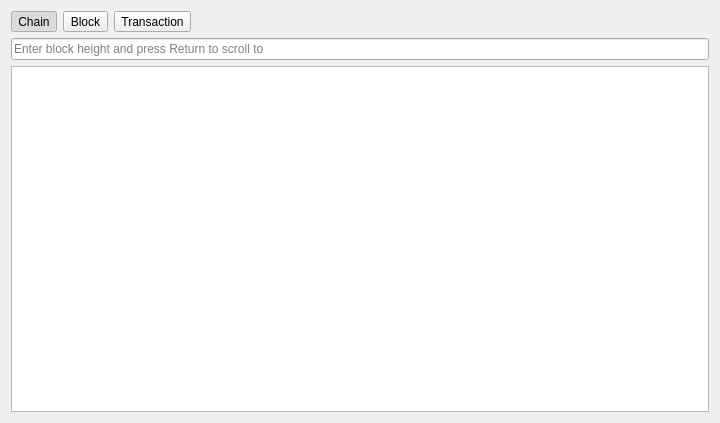
<?xml version="1.0" encoding="UTF-8"?>
<ui version="4.0">
 <class>BlockchainPage</class>
 <widget class="QWidget" name="BlockchainPage">
  <property name="geometry">
   <rect>
    <x>0</x>
    <y>0</y>
    <width>720</width>
    <height>423</height>
   </rect>
  </property>
  <property name="windowTitle">
   <string>Blochain Info page</string>
  </property>
  <layout class="QGridLayout" name="gridLayout">
   <item row="0" column="2">
    <widget class="QToolButton" name="buttonTx">
     <property name="text">
      <string>Transaction</string>
     </property>
     <property name="checkable">
      <bool>true</bool>
     </property>
     <property name="autoExclusive">
      <bool>true</bool>
     </property>
    </widget>
   </item>
   <item row="0" column="3">
    <spacer name="horizontalSpacer">
     <property name="orientation">
      <enum>Qt::Horizontal</enum>
     </property>
     <property name="sizeHint" stdset="0">
      <size>
       <width>40</width>
       <height>20</height>
      </size>
     </property>
    </spacer>
   </item>
   <item row="0" column="0">
    <widget class="QToolButton" name="buttonChain">
     <property name="text">
      <string>Chain</string>
     </property>
     <property name="checkable">
      <bool>true</bool>
     </property>
     <property name="checked">
      <bool>true</bool>
     </property>
     <property name="autoExclusive">
      <bool>true</bool>
     </property>
    </widget>
   </item>
   <item row="0" column="1">
    <widget class="QToolButton" name="buttonBlock">
     <property name="text">
      <string>Block</string>
     </property>
     <property name="checkable">
      <bool>true</bool>
     </property>
     <property name="autoExclusive">
      <bool>true</bool>
     </property>
    </widget>
   </item>
   <item row="1" column="0" colspan="4">
    <widget class="QStackedWidget" name="tabs">
     <property name="currentIndex">
      <number>0</number>
     </property>
     <widget class="QWidget" name="pageChain">
      <layout class="QGridLayout" name="gridLayout_2">
       <property name="leftMargin">
        <number>0</number>
       </property>
       <property name="topMargin">
        <number>0</number>
       </property>
       <property name="rightMargin">
        <number>0</number>
       </property>
       <property name="bottomMargin">
        <number>0</number>
       </property>
       <item row="1" column="0">
        <widget class="QTreeView" name="blockchainView">
         <property name="alternatingRowColors">
          <bool>true</bool>
         </property>
         <property name="verticalScrollMode">
          <enum>QAbstractItemView::ScrollPerPixel</enum>
         </property>
         <property name="rootIsDecorated">
          <bool>false</bool>
         </property>
         <property name="uniformRowHeights">
          <bool>true</bool>
         </property>
         <property name="itemsExpandable">
          <bool>false</bool>
         </property>
         <property name="allColumnsShowFocus">
          <bool>true</bool>
         </property>
        </widget>
       </item>
       <item row="0" column="0">
        <widget class="QLineEdit" name="lineJumpToBlock">
         <property name="placeholderText">
          <string>Enter block height and press Return to scroll to</string>
         </property>
        </widget>
       </item>
      </layout>
     </widget>
     <widget class="QWidget" name="pageBlock">
      <layout class="QGridLayout" name="gridLayout_3">
       <property name="leftMargin">
        <number>0</number>
       </property>
       <property name="topMargin">
        <number>0</number>
       </property>
       <property name="rightMargin">
        <number>0</number>
       </property>
       <property name="bottomMargin">
        <number>0</number>
       </property>
       <item row="1" column="0">
        <widget class="QTreeWidget" name="blockValues">
         <property name="alternatingRowColors">
          <bool>true</bool>
         </property>
         <property name="rootIsDecorated">
          <bool>false</bool>
         </property>
         <property name="uniformRowHeights">
          <bool>true</bool>
         </property>
         <property name="itemsExpandable">
          <bool>false</bool>
         </property>
         <property name="allColumnsShowFocus">
          <bool>true</bool>
         </property>
         <column>
          <property name="text">
           <string>Property</string>
          </property>
         </column>
         <column>
          <property name="text">
           <string>Value</string>
          </property>
         </column>
        </widget>
       </item>
       <item row="0" column="0">
        <widget class="QLineEdit" name="lineFindBlock">
         <property name="placeholderText">
          <string>Enter block height or hash and press Return to see details</string>
         </property>
        </widget>
       </item>
      </layout>
     </widget>
     <widget class="QWidget" name="pageTx">
      <layout class="QGridLayout" name="gridLayout_4">
       <property name="leftMargin">
        <number>0</number>
       </property>
       <property name="topMargin">
        <number>0</number>
       </property>
       <property name="rightMargin">
        <number>0</number>
       </property>
       <property name="bottomMargin">
        <number>0</number>
       </property>
       <item row="3" column="0">
        <widget class="QTreeWidget" name="txOutputs">
         <property name="alternatingRowColors">
          <bool>true</bool>
         </property>
         <property name="rootIsDecorated">
          <bool>false</bool>
         </property>
         <property name="uniformRowHeights">
          <bool>true</bool>
         </property>
         <property name="itemsExpandable">
          <bool>false</bool>
         </property>
         <property name="allColumnsShowFocus">
          <bool>true</bool>
         </property>
         <column>
          <property name="text">
           <string>N</string>
          </property>
         </column>
         <column>
          <property name="text">
           <string>Spent</string>
          </property>
         </column>
         <column>
          <property name="text">
           <string>Address</string>
          </property>
         </column>
         <column>
          <property name="text">
           <string>Value</string>
          </property>
         </column>
         <column>
          <property name="text">
           <string>Fractions</string>
          </property>
         </column>
        </widget>
       </item>
       <item row="2" column="0">
        <widget class="QTreeWidget" name="txInputs">
         <property name="alternatingRowColors">
          <bool>true</bool>
         </property>
         <property name="rootIsDecorated">
          <bool>false</bool>
         </property>
         <property name="uniformRowHeights">
          <bool>true</bool>
         </property>
         <property name="itemsExpandable">
          <bool>false</bool>
         </property>
         <property name="allColumnsShowFocus">
          <bool>true</bool>
         </property>
         <column>
          <property name="text">
           <string>N</string>
          </property>
         </column>
         <column>
          <property name="text">
           <string>Inputs</string>
          </property>
         </column>
         <column>
          <property name="text">
           <string>Address</string>
          </property>
         </column>
         <column>
          <property name="text">
           <string>Value</string>
          </property>
         </column>
         <column>
          <property name="text">
           <string>Fractions</string>
          </property>
         </column>
        </widget>
       </item>
       <item row="1" column="0">
        <widget class="QTreeWidget" name="txValues">
         <property name="alternatingRowColors">
          <bool>true</bool>
         </property>
         <property name="rootIsDecorated">
          <bool>false</bool>
         </property>
         <property name="uniformRowHeights">
          <bool>true</bool>
         </property>
         <property name="itemsExpandable">
          <bool>false</bool>
         </property>
         <property name="allColumnsShowFocus">
          <bool>true</bool>
         </property>
         <column>
          <property name="text">
           <string>Property</string>
          </property>
         </column>
         <column>
          <property name="text">
           <string>Value</string>
          </property>
         </column>
        </widget>
       </item>
       <item row="0" column="0">
        <widget class="QLineEdit" name="lineTx">
         <property name="placeholderText">
          <string>Paste transaction hash to see details</string>
         </property>
        </widget>
       </item>
      </layout>
     </widget>
    </widget>
   </item>
  </layout>
 </widget>
 <resources/>
 <connections/>
</ui>
